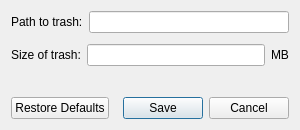
<?xml version="1.0" encoding="UTF-8"?>
<ui version="4.0">
 <class>Dialog</class>
 <widget class="QDialog" name="Dialog">
  <property name="geometry">
   <rect>
    <x>0</x>
    <y>0</y>
    <width>300</width>
    <height>130</height>
   </rect>
  </property>
  <property name="sizePolicy">
   <sizepolicy hsizetype="Ignored" vsizetype="Ignored">
    <horstretch>0</horstretch>
    <verstretch>0</verstretch>
   </sizepolicy>
  </property>
  <property name="windowTitle">
   <string>Dialog</string>
  </property>
  <property name="sizeGripEnabled">
   <bool>false</bool>
  </property>
  <property name="modal">
   <bool>false</bool>
  </property>
  <layout class="QVBoxLayout" name="verticalLayout">
   <item>
    <layout class="QHBoxLayout" name="horizontalLayout">
     <property name="sizeConstraint">
      <enum>QLayout::SizeConstraint::SetDefaultConstraint</enum>
     </property>
     <item>
      <widget class="QLabel" name="label">
       <property name="text">
        <string>Path to trash:</string>
       </property>
      </widget>
     </item>
     <item>
      <widget class="QLineEdit" name="lineEdit">
       <property name="enabled">
        <bool>true</bool>
       </property>
      </widget>
     </item>
    </layout>
   </item>
   <item>
    <layout class="QHBoxLayout" name="horizontalLayout_2">
     <item>
      <widget class="QLabel" name="label_3">
       <property name="text">
        <string>Size of trash:</string>
       </property>
      </widget>
     </item>
     <item>
      <widget class="QLineEdit" name="lineEdit_2"/>
     </item>
     <item>
      <widget class="QLabel" name="label_2">
       <property name="text">
        <string>MB</string>
       </property>
      </widget>
     </item>
    </layout>
   </item>
   <item>
    <spacer name="horizontalSpacer_2">
     <property name="orientation">
      <enum>Qt::Orientation::Horizontal</enum>
     </property>
     <property name="sizeHint" stdset="0">
      <size>
       <width>40</width>
       <height>20</height>
      </size>
     </property>
    </spacer>
   </item>
   <item>
    <widget class="QDialogButtonBox" name="buttonBox">
     <property name="orientation">
      <enum>Qt::Orientation::Horizontal</enum>
     </property>
     <property name="standardButtons">
      <set>QDialogButtonBox::StandardButton::Cancel|QDialogButtonBox::StandardButton::RestoreDefaults|QDialogButtonBox::StandardButton::Save</set>
     </property>
     <property name="centerButtons">
      <bool>false</bool>
     </property>
    </widget>
   </item>
  </layout>
 </widget>
 <resources/>
 <connections>
  <connection>
   <sender>buttonBox</sender>
   <signal>accepted()</signal>
   <receiver>Dialog</receiver>
   <slot>accept()</slot>
   <hints>
    <hint type="sourcelabel">
     <x>248</x>
     <y>254</y>
    </hint>
    <hint type="destinationlabel">
     <x>157</x>
     <y>274</y>
    </hint>
   </hints>
  </connection>
  <connection>
   <sender>buttonBox</sender>
   <signal>rejected()</signal>
   <receiver>Dialog</receiver>
   <slot>reject()</slot>
   <hints>
    <hint type="sourcelabel">
     <x>316</x>
     <y>260</y>
    </hint>
    <hint type="destinationlabel">
     <x>286</x>
     <y>274</y>
    </hint>
   </hints>
  </connection>
 </connections>
</ui>
